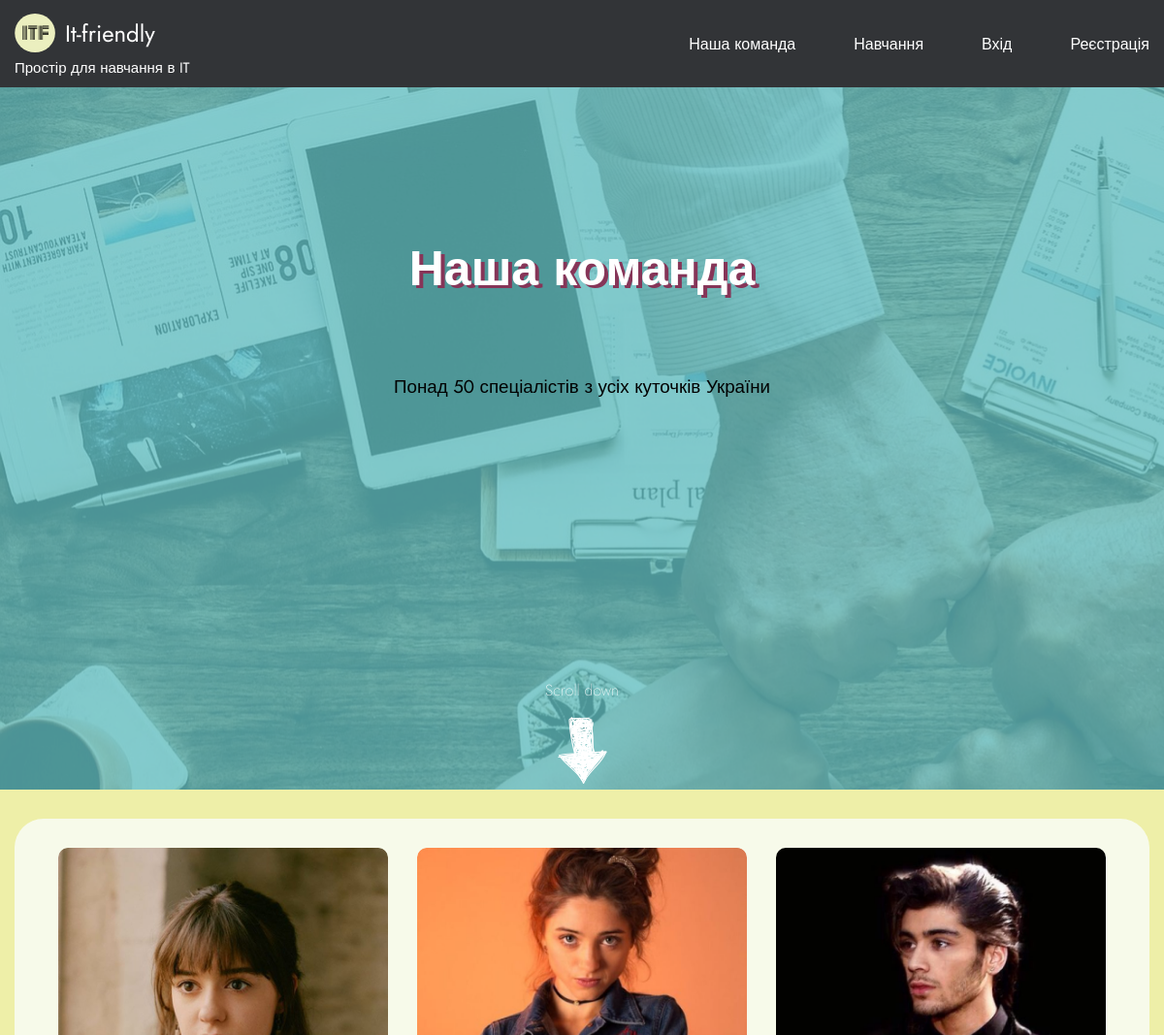
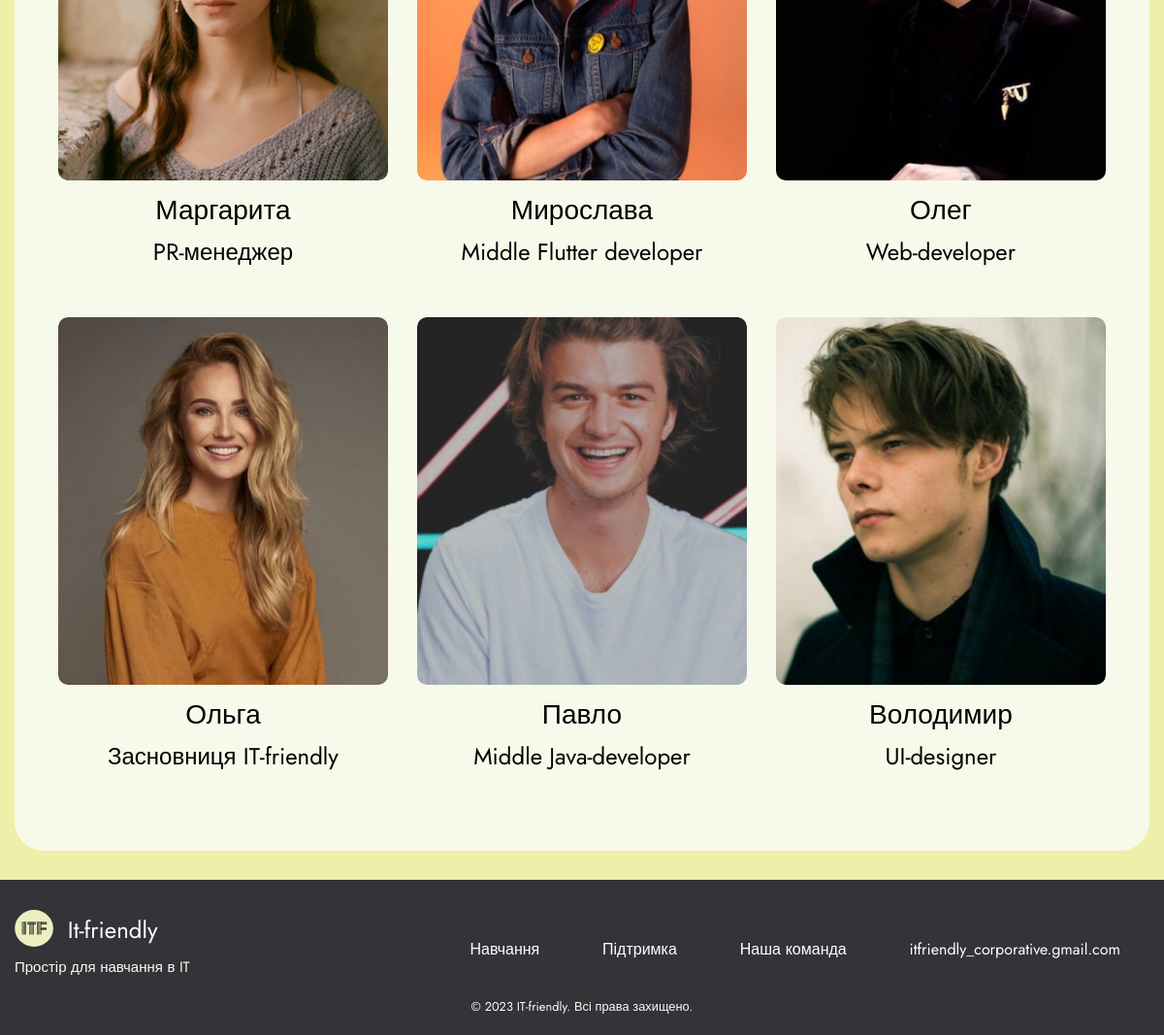
Page /team/ on the committed database (2 pictures, top to bottom).
### it_friendly/models.py (models this page shows)
class Worker(models.Model):
    name = models.CharField(max_length=200)
    image = models.CharField(max_length=400)
    duties = models.CharField(max_length=200)

### it_friendly/views.py (the view)
# urls.py: path('team/', views.team, name='team'),
def team(request):
    question_form = QuestionForm()
    sign_in_form = SignInForm()
    sign_up_form = SignUpForm()
    team = Worker.objects.all()
    context = {'sign_in_form': sign_in_form,
               'sign_up_form': sign_up_form,
               'question_form':  question_form,
               'team': team
               }
    return render(request, 'it_friendly/team.html', context=context)

### templates/it_friendly/team.html (shortened to what this page needs)
{% extends 'it_friendly/base.html' %}
{% load static %}
{% block main %}
    <section class="team_slide_1">
        <div class="container">
            <div>
                <h1>Наша команда</h1>
            </div>
            <h3>Понад 50 спеціалістів з усіх куточків України</h3>
            <p>Scroll down</p>
            <img src="{% static 'it_friendly/images/team/arrow.png' %}" alt="">
        </div>
    </section>
    <section class="team_slide_2">
        <div class="container">
            {% for member in team %}
            <div class="team-member">
            <img src="{% static member.image %}" alt="">
                <p class="name">{{ member.name }}</p>
                <p>{{ member.duties }}</p>
            </div>
            {% endfor %}
        </div>
    </section>
{% endblock %}

### it_friendly/static/it_friendly/css/style.css (style rules this page uses)
* { box-sizing: border-box; }
html { font-family: "Jost", sans-serif; }
body { margin: 90px 0 0; }
body { background-color: #EEEFA8; overflow-x: hidden; }
body .container { display: flex; margin: 0 auto; }
@media (max-width: 1399px) { body .container { width: 1170px; } }
.team_slide_1 { background-image: url("../images/team/team-background.png"); }
.team_slide_1 .container { display: flex; flex-direction: column; align-items: center; }
.team_slide_1 .container h1 { color: #fff; font-size: 50px; margin-top: 150px; font-weight: 700; text-shadow: 4px 3px 0px #863558; }
.team_slide_1 .container h3 { margin-top: 30px; font-weight: 400; }
.team_slide_1 .container p { margin-top: 270px; color: #fff; font-weight: 200; }
.team_slide_1 .container img { margin-bottom: 5px; }
.team_slide_2 { display: block; }
.team_slide_2 .container { background-color: rgba(250, 253, 246, 0.85); border-radius: 30px; display: flex; padding: 30px; flex-wrap: wrap; margin: 30px auto; }
@media (max-width: 1399px) { .team_slide_2 .container { width: 1170px; } }
.team_slide_2 .container .team-member { display: flex; flex-direction: column; justify-content: center; align-items: center; width: 33.33%; padding-left: 15px; padding-right: 15px; }
.team_slide_2 .container .team-member .name { font-size: 28px; margin: 10px 0px 5px 0px; }
.team_slide_2 .container .team-member p { font-size: 24px; margin: 0px 0px 50px 0px; }
.team_slide_2 .container .team-member img { height: auto; width: 100%; border-radius: 10px; }

### rows in the picture
Worker: image (picture), name "Маргарита", duties "PR-менеджер"
Worker: image (picture), name "Мирослава", duties "Middle Flutter developer"
Worker: image (picture), name "Олег", duties "Web-developer"
Worker: image (picture), name "Ольга", duties "Засновниця IT-friendly"
Worker: image (picture), name "Павло", duties "Middle Java-developer"
Worker: image (picture), name "Володимир", duties "UI-designer"
